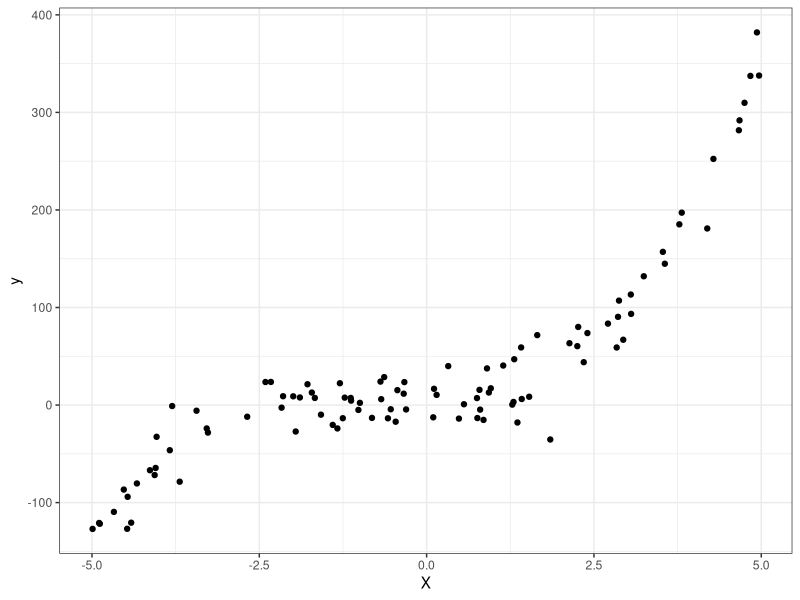
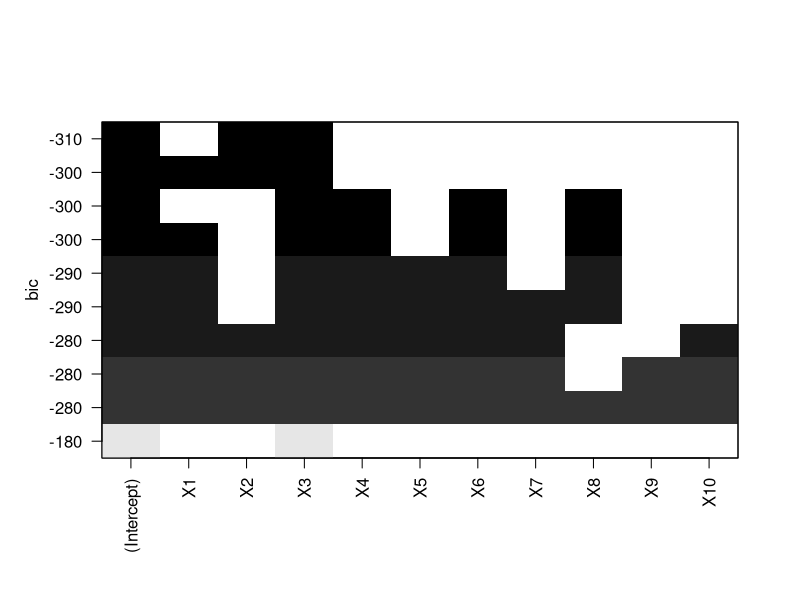
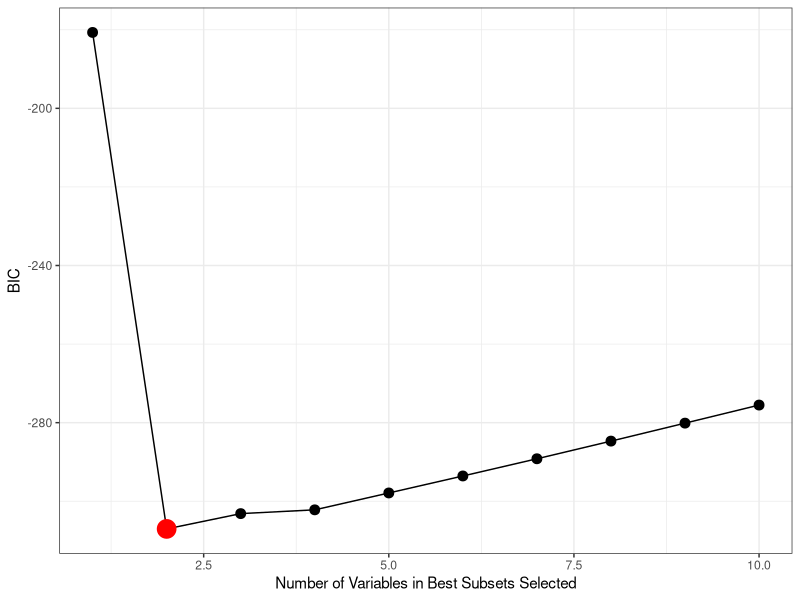
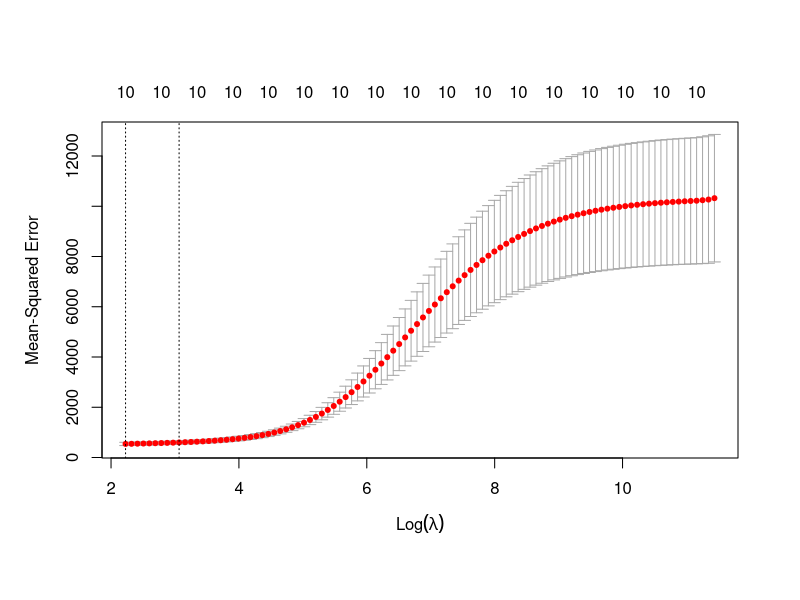
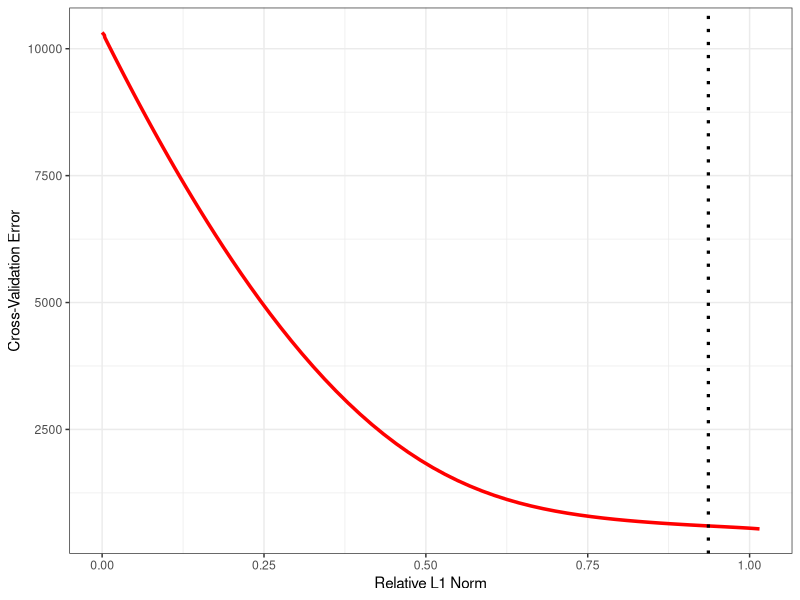
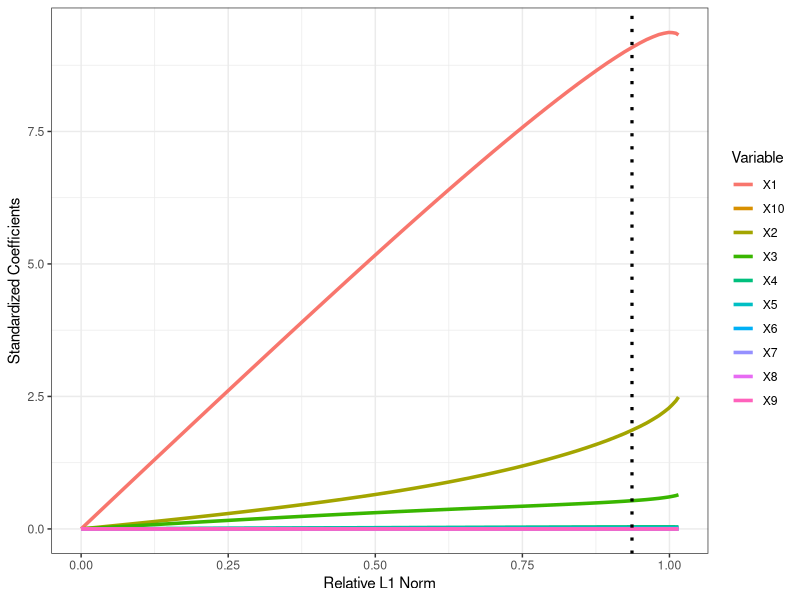
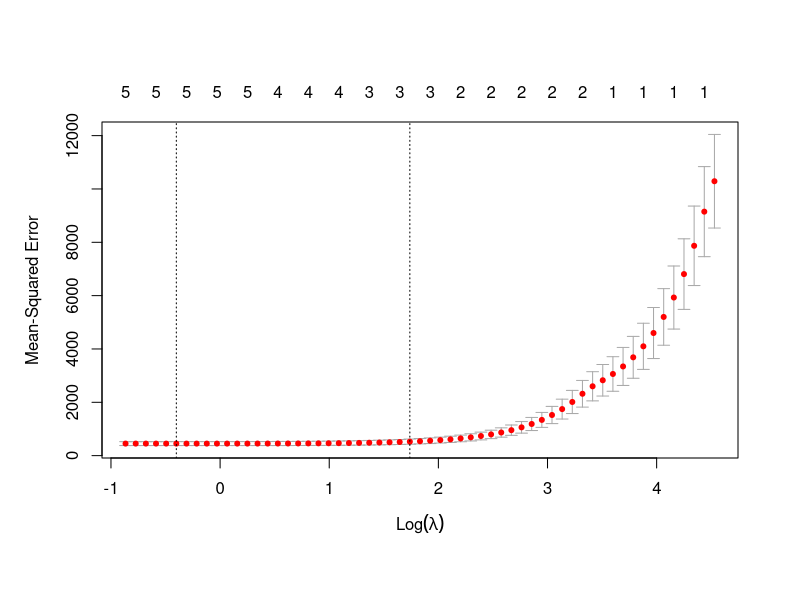
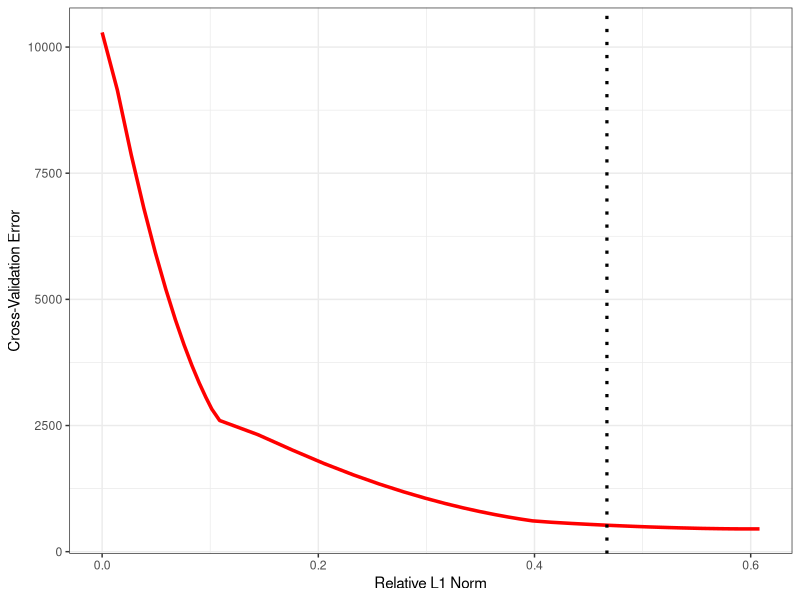

These figures' R source, in order:
## ---- chunk 1
knitr::opts_chunk$set(echo = TRUE)
## ---- chunk 2
library(magrittr) # You can use %>% for nested functions in data manipulation
# library(dplyr)    # For data manipulation
library(tidyr)    # For tidying your data (columns and rows)
library(ggplot2)  # For plotting
# library(boot)     # For bootstrapping and cross-validation
# library(nlme)     # For mixed-effect models
library(leaps)
library(glmnet)
# Feel free to add your libraries of interest if needed

## ---- chunk 3

set.seed(111)

# X = rnorm(100, 0, 5)
x = runif(100, -5, 5)

eps = rnorm(100, 0, 20)

beta = sample(5, 11, replace = T)

beta[5:11] = 0


b0 = beta[1]
b1 = beta[2]
b2 = beta[3]
b3 = beta[4]

# y = b0 + b1*x + b2*x^2 + b3*x^3 + eps



# Matrix: XW
X = matrix(rep(1, 10*100), nrow = 100)

for (i in 1:10){
  X[,i] <- x^i
}

y = beta[1] + X%*%beta[2:11] + eps




## ---- chunk 4
datapoints = data.frame(X, y)
ggplot(datapoints) +
  geom_point(mapping = aes(X1, y), col = "black") +
  theme_bw() +
  xlab("X")

## ---- chunk 5
regfit <- regsubsets(y~., datapoints, nvmax = 10)
regfit.summary <- summary(regfit)
regfit.summary
## ---- chunk 6
adjr.sub<- regfit.summary$adjr2
Cp.sub  <- regfit.summary$cp
BIC.sub <- regfit.summary$bic
## ---- chunk 7

plot(regfit ,scale="bic")

## ---- chunk 8
# df.bestsubset <- data.frame(adjr.sub, Cp.sub, BIC.sub)
id.min_bic <- which.min(BIC.sub)
min_bic <- min(BIC.sub)

ggplot() +
  geom_point(aes(1:dim(X)[2], BIC.sub), col = "black", size = 3) + 
  geom_line(aes(1:dim(X)[2], BIC.sub), col = "black") +
  geom_point(aes(id.min_bic, min_bic), col = "red", size = 6) +
  xlab("Number of Variables in Best Subsets Selected") +
  ylab("BIC") +
  theme_bw()

## ---- chunk 9
coef(regfit, which.min(regfit.summary$bic))
## ---- chunk 10
cv.out.ridge <- cv.glmnet(X, y, alpha=0)
plot(cv.out.ridge)
# log(cv.out$lambda.min)
# log(cv.out$lambda.1se)
# 
# cv.out$cvm[cv.out$lambda==cv.out$lambda.1se] - cv.out$cvm[which.min(cv.out$lambda)]
# 
# cv.out$cvsd[which.min(cv.out$lambda)]
# 
# df.cv <- data.frame(cv.m = cv.out$cvm, cv.sd = cv.out$cvsd, lambda = cv.out$lambda)
# 
# ggplot(df.cv) +
#   geom_point(aes(lambda, cv.m))
## ---- chunk 11
lambda.opt.ridge <- cv.out.ridge$lambda.1se
lambda.opt.ridge
## ---- chunk 12
CV= cv.out.ridge$cvm
lam = cv.out.ridge$lambda

out.ridge <- glmnet(X, y, alpha=0)

L1.norm.full <- sum(abs(coef(lm(y~X))))


Coeff.Mat = matrix(rep(0, length(lam)*10), nrow = length(lam))
L1.norm = 0
for (i in 1:length(lam)){
  co = as.array(predict (out.ridge , type = "coefficients", s = lam[i]))
  Coeff.Mat[i,] = co[2:11]
  L1.norm[i] = sum(abs(Coeff.Mat[i,]))/L1.norm.full
}

L1.norm.opt <- L1.norm[lam==lambda.opt.ridge]
CV.ridge.opt <- CV[lam==lambda.opt.ridge]


df <- data.frame(lam, Coeff.Mat, L1.norm, CV) %>%
  pivot_longer(cols = 2:11, names_to = "Variable", values_to = "Value")

ggplot(df) +
  geom_line(aes(L1.norm, CV), col="red", size = 1.2) +
  geom_vline(aes(xintercept = L1.norm.opt), linetype="dotted", size = 1.1) +
  theme_bw() +
  xlab("Relative L1 Norm") +
  ylab("Cross-Validation Error")

ggplot(df) +
  geom_line(aes(L1.norm, Value, col=Variable), size = 1.2) +
  geom_vline(aes(xintercept = L1.norm.opt), linetype="dotted", size = 1.1) +
  theme_bw() +
  xlab("Relative L1 Norm") +
  ylab("Standardized Coefficients")

## ---- chunk 13
Coeff.ridge <- predict (out.ridge , type = "coefficients", s = lambda.opt.ridge)
## ---- chunk 14
cv.out.lasso <- cv.glmnet(X, y, alpha=1)
plot(cv.out.lasso)
## ---- chunk 15
lambda.opt.lasso <- cv.out.lasso$lambda.1se 
lambda.opt.lasso
## ---- chunk 16
CV = cv.out.lasso$cvm
lam = cv.out.lasso$lambda

out.lasso <- glmnet(X, y, alpha=1)

L1.norm.full <- sum(abs(coef(lm(y~X))))


Coeff.Mat = matrix(rep(0, length(lam)*10), nrow = length(lam))
L1.norm = 0
for (i in 1:length(lam)){
  co = as.array(predict (out.lasso , type = "coefficients", s = lam[i]))
  Coeff.Mat[i,] = co[2:11]
  L1.norm[i] = sum(abs(Coeff.Mat[i,]))/L1.norm.full
}

L1.norm.opt <- L1.norm[lam==lambda.opt.lasso]
CV.lasso.opt <- CV[lam==lambda.opt.lasso]


df <- data.frame(lam, Coeff.Mat, L1.norm, CV) %>%
  pivot_longer(cols = 2:11, names_to = "Variable", values_to = "Value")

ggplot(df) +
  geom_line(aes(L1.norm, CV), col="red", size = 1.2) +
  geom_vline(aes(xintercept = L1.norm.opt), linetype="dotted", size = 1.1) +
  theme_bw() +
  xlab("Relative L1 Norm") +
  ylab("Cross-Validation Error")

ggplot(df) +
  geom_line(aes(L1.norm, Value, col=Variable), size = 1.2) +
  geom_vline(aes(xintercept = L1.norm.opt), linetype="dotted", size = 1.1) +
  theme_bw() +
  xlab("Relative L1 Norm") +
  ylab("Standardized Coefficients")

## ---- chunk 17
Coeff.lasso <- predict (out.lasso , type = "coefficients", s = lambda.opt.lasso)
## ---- chunk 18
data.frame(CV.lasso.opt, CV.ridge.opt)
## ---- chunk 19
data.frame(as.array(Coeff.ridge), as.array(Coeff.lasso),  beta) %>%
  set_colnames(c("Ridge", "Lasso",  "True"))
